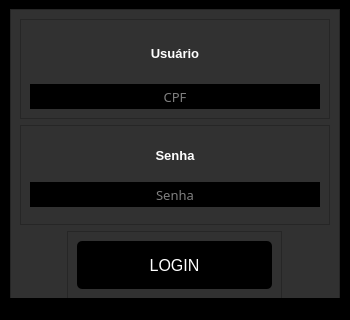
<?xml version="1.0" encoding="UTF-8"?>
<ui version="4.0">
 <class>MainWindowLogin</class>
 <widget class="QMainWindow" name="MainWindowLogin">
  <property name="geometry">
   <rect>
    <x>0</x>
    <y>0</y>
    <width>350</width>
    <height>320</height>
   </rect>
  </property>
  <property name="minimumSize">
   <size>
    <width>350</width>
    <height>320</height>
   </size>
  </property>
  <property name="maximumSize">
   <size>
    <width>350</width>
    <height>320</height>
   </size>
  </property>
  <property name="windowTitle">
   <string>MainWindow</string>
  </property>
  <property name="styleSheet">
   <string notr="true">background-color: rgb(0, 0, 0);</string>
  </property>
  <widget class="QWidget" name="centralwidget">
   <property name="minimumSize">
    <size>
     <width>350</width>
     <height>300</height>
    </size>
   </property>
   <property name="maximumSize">
    <size>
     <width>350</width>
     <height>300</height>
    </size>
   </property>
   <property name="styleSheet">
    <string notr="true"/>
   </property>
   <layout class="QVBoxLayout" name="verticalLayout">
    <property name="topMargin">
     <number>9</number>
    </property>
    <property name="rightMargin">
     <number>9</number>
    </property>
    <property name="bottomMargin">
     <number>9</number>
    </property>
    <item alignment="Qt::AlignHCenter|Qt::AlignVCenter">
     <widget class="QFrame" name="frame">
      <property name="sizePolicy">
       <sizepolicy hsizetype="Preferred" vsizetype="Preferred">
        <horstretch>0</horstretch>
        <verstretch>0</verstretch>
       </sizepolicy>
      </property>
      <property name="minimumSize">
       <size>
        <width>330</width>
        <height>300</height>
       </size>
      </property>
      <property name="maximumSize">
       <size>
        <width>330</width>
        <height>300</height>
       </size>
      </property>
      <property name="styleSheet">
       <string notr="true">background-color:rgb(49, 49, 49)</string>
      </property>
      <property name="frameShape">
       <enum>QFrame::StyledPanel</enum>
      </property>
      <property name="frameShadow">
       <enum>QFrame::Raised</enum>
      </property>
      <layout class="QVBoxLayout" name="verticalLayout_2">
       <item>
        <widget class="QFrame" name="frame_2">
         <property name="minimumSize">
          <size>
           <width>215</width>
           <height>100</height>
          </size>
         </property>
         <property name="maximumSize">
          <size>
           <width>315</width>
           <height>100</height>
          </size>
         </property>
         <property name="styleSheet">
          <string notr="true">QLabel{
color:white;
}

QLineEdit{
color: white;
border: None;
background-color: rgb(0, 0, 0);
font: 10pt &quot;MS SHel Dlg 2&quot;;
}

QFrame{
background-color:rgb(49, 49, 49)
}</string>
         </property>
         <property name="frameShape">
          <enum>QFrame::StyledPanel</enum>
         </property>
         <property name="frameShadow">
          <enum>QFrame::Raised</enum>
         </property>
         <layout class="QVBoxLayout" name="verticalLayout_6">
          <item alignment="Qt::AlignHCenter|Qt::AlignVCenter">
           <widget class="QLabel" name="lbl_Usuario">
            <property name="minimumSize">
             <size>
              <width>280</width>
              <height>25</height>
             </size>
            </property>
            <property name="maximumSize">
             <size>
              <width>300</width>
              <height>25</height>
             </size>
            </property>
            <property name="font">
             <font>
              <pointsize>10</pointsize>
             </font>
            </property>
            <property name="text">
             <string>&lt;html&gt;&lt;head/&gt;&lt;body&gt;&lt;p align=&quot;center&quot;&gt;&lt;span style=&quot; font-weight:600;&quot;&gt;Usuário&lt;/span&gt;&lt;/p&gt;&lt;/body&gt;&lt;/html&gt;</string>
            </property>
            <property name="alignment">
             <set>Qt::AlignCenter</set>
            </property>
           </widget>
          </item>
          <item>
           <widget class="QLineEdit" name="txtLogin">
            <property name="minimumSize">
             <size>
              <width>280</width>
              <height>25</height>
             </size>
            </property>
            <property name="maximumSize">
             <size>
              <width>300</width>
              <height>25</height>
             </size>
            </property>
            <property name="font">
             <font>
              <family>MS SHel Dlg 2</family>
              <pointsize>10</pointsize>
              <weight>50</weight>
              <italic>false</italic>
              <bold>false</bold>
             </font>
            </property>
            <property name="styleSheet">
             <string notr="true"/>
            </property>
            <property name="alignment">
             <set>Qt::AlignCenter</set>
            </property>
            <property name="placeholderText">
             <string>CPF</string>
            </property>
           </widget>
          </item>
         </layout>
        </widget>
       </item>
       <item>
        <widget class="QFrame" name="frame_3">
         <property name="minimumSize">
          <size>
           <width>215</width>
           <height>100</height>
          </size>
         </property>
         <property name="maximumSize">
          <size>
           <width>315</width>
           <height>100</height>
          </size>
         </property>
         <property name="styleSheet">
          <string notr="true">QLabel{
color:white;
}

QLineEdit{
color: white;
border: None;
background-color: rgb(0, 0, 0);
font: 10pt &quot;MS SHel Dlg 2&quot;;
}

QFrame{
background-color:rgb(49, 49, 49)
}</string>
         </property>
         <property name="frameShape">
          <enum>QFrame::StyledPanel</enum>
         </property>
         <property name="frameShadow">
          <enum>QFrame::Raised</enum>
         </property>
         <layout class="QVBoxLayout" name="verticalLayout_3">
          <item>
           <widget class="QLabel" name="lbl_Senha">
            <property name="minimumSize">
             <size>
              <width>280</width>
              <height>25</height>
             </size>
            </property>
            <property name="maximumSize">
             <size>
              <width>300</width>
              <height>25</height>
             </size>
            </property>
            <property name="font">
             <font>
              <pointsize>10</pointsize>
             </font>
            </property>
            <property name="text">
             <string>&lt;html&gt;&lt;head/&gt;&lt;body&gt;&lt;p align=&quot;center&quot;&gt;&lt;span style=&quot; font-weight:600;&quot;&gt;Senha&lt;/span&gt;&lt;/p&gt;&lt;/body&gt;&lt;/html&gt;</string>
            </property>
           </widget>
          </item>
          <item>
           <widget class="QLineEdit" name="txtSenha">
            <property name="minimumSize">
             <size>
              <width>280</width>
              <height>25</height>
             </size>
            </property>
            <property name="maximumSize">
             <size>
              <width>300</width>
              <height>25</height>
             </size>
            </property>
            <property name="font">
             <font>
              <family>MS SHel Dlg 2</family>
              <pointsize>10</pointsize>
              <weight>50</weight>
              <italic>false</italic>
              <bold>false</bold>
             </font>
            </property>
            <property name="styleSheet">
             <string notr="true"/>
            </property>
            <property name="echoMode">
             <enum>QLineEdit::Password</enum>
            </property>
            <property name="alignment">
             <set>Qt::AlignCenter</set>
            </property>
            <property name="placeholderText">
             <string>Senha</string>
            </property>
           </widget>
          </item>
         </layout>
        </widget>
       </item>
       <item alignment="Qt::AlignHCenter">
        <widget class="QFrame" name="frame_4">
         <property name="minimumSize">
          <size>
           <width>215</width>
           <height>50</height>
          </size>
         </property>
         <property name="maximumSize">
          <size>
           <width>315</width>
           <height>100</height>
          </size>
         </property>
         <property name="frameShape">
          <enum>QFrame::StyledPanel</enum>
         </property>
         <property name="frameShadow">
          <enum>QFrame::Raised</enum>
         </property>
         <layout class="QHBoxLayout" name="horizontalLayout">
          <item>
           <widget class="QPushButton" name="btnLogin">
            <property name="maximumSize">
             <size>
              <width>200</width>
              <height>100</height>
             </size>
            </property>
            <property name="font">
             <font>
              <pointsize>12</pointsize>
             </font>
            </property>
            <property name="cursor">
             <cursorShape>PointingHandCursor</cursorShape>
            </property>
            <property name="styleSheet">
             <string notr="true">QPushButton{
color: white;
background-color: rgb(0, 0, 0);
border-radius:5px;
}

QPushButton:hover{
color:black;
background-color: rgb(203, 135, 0);
border-radius:5px;
}


</string>
            </property>
            <property name="text">
             <string>LOGIN</string>
            </property>
           </widget>
          </item>
         </layout>
        </widget>
       </item>
      </layout>
     </widget>
    </item>
   </layout>
  </widget>
  <widget class="QStatusBar" name="statusbar"/>
 </widget>
 <resources/>
 <connections/>
</ui>
